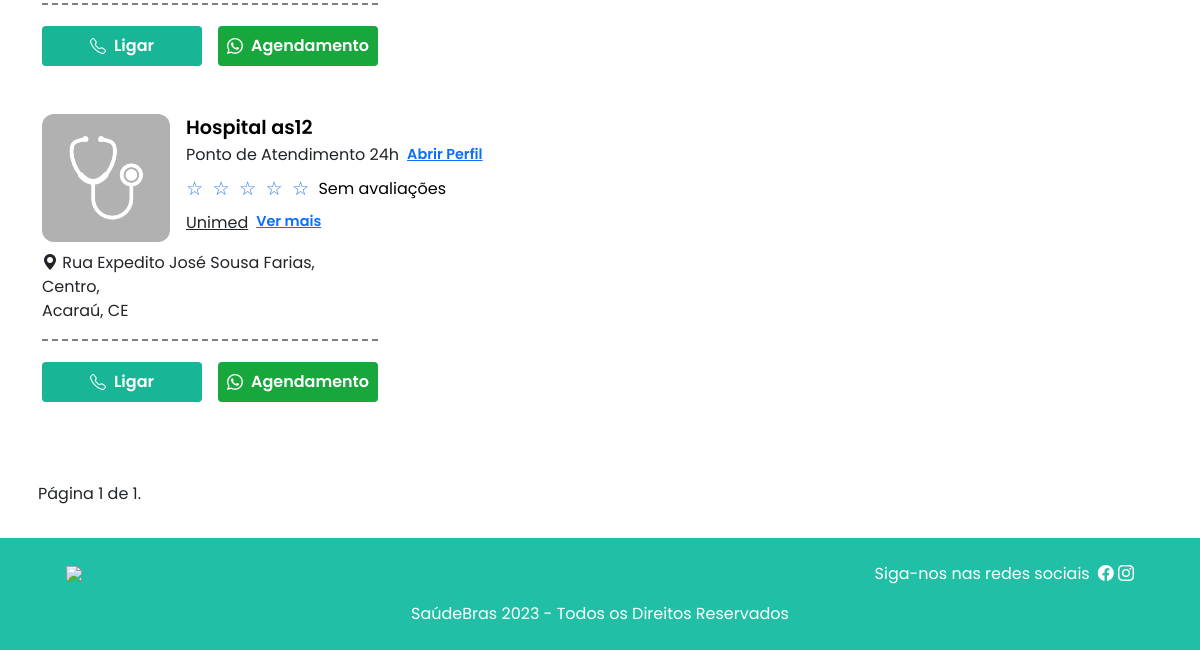
/clinicas/ (lower part), run on an earlier commit of the app's database.
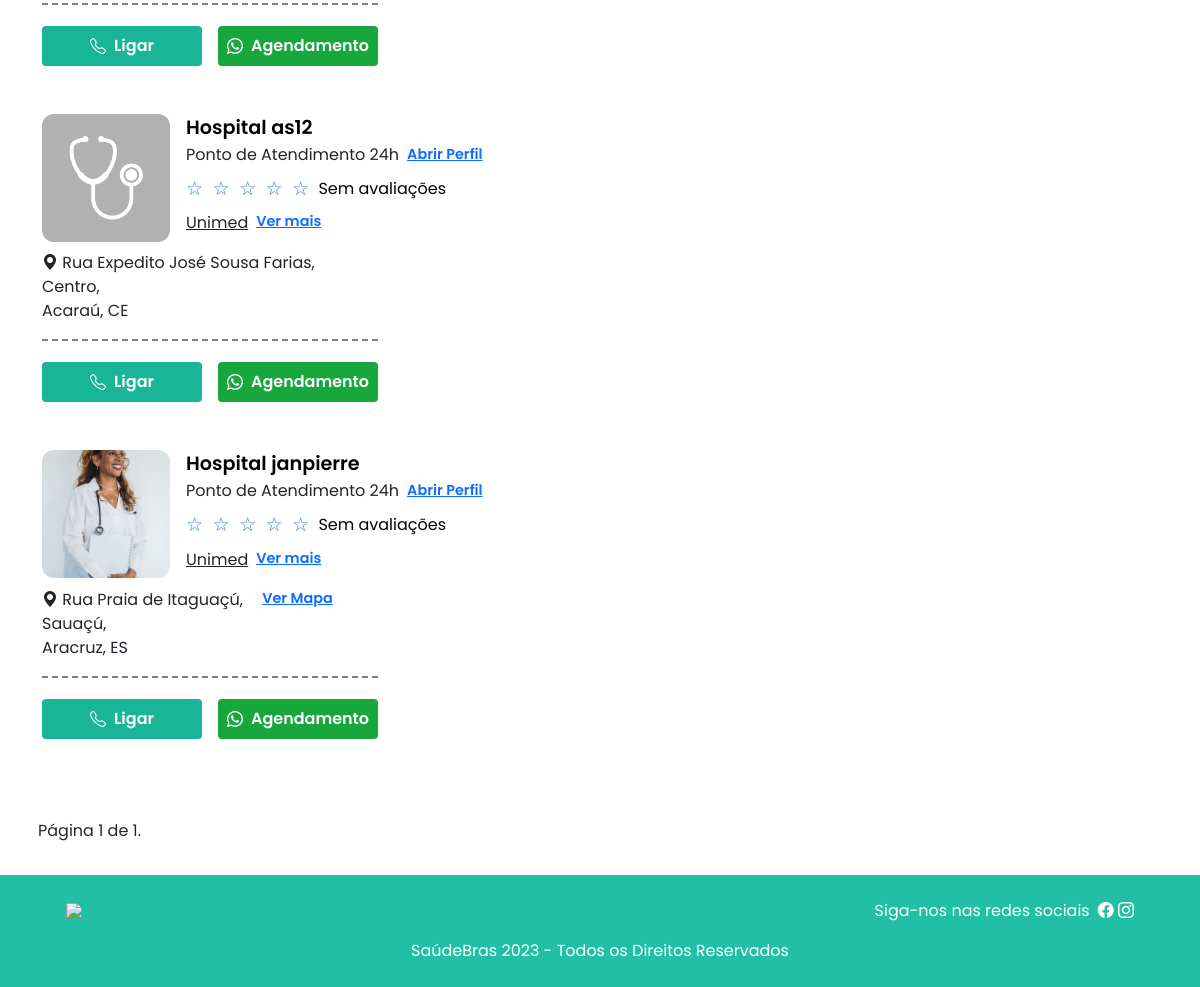
And on a later commit of the database.
### usuarios/models.py (models this page shows, shortened)
class CustomUser(AbstractBaseUser, PermissionsMixin):
    nome = models.CharField(_('nome'), max_length=30, blank=True)
    sobrenome = models.CharField(_('sobrenome'), max_length=30, blank=True)
    email = models.EmailField(_('email address'), unique=True)
    username = models.CharField(_('cpf'), max_length=30, unique=True)
    telefone = models.CharField(_('telefone'), max_length=20, blank=True)
    date_joined = models.DateTimeField(_('date joined'), default=timezone.now)
    is_staff = models.BooleanField(_('staff status'), default=False)
    email_verification_token = models.UUIDField(default=uuid.uuid4, editable=False)
    email_verified = models.BooleanField(default=True)
    stripe_customer_id = models.CharField(max_length=50, blank=True, null=True)
    objects = CustomUserManager()
    USERNAME_FIELD = 'email'
    REQUIRED_FIELDS = ['username']
    class Meta:
        verbose_name = _('user')
        verbose_name_plural = _('users')
    groups = models.ManyToManyField(
        'auth.Group',
        verbose_name=_('groups'),
        blank=True,
        help_text=_('The groups this user belongs to. A user will get all permissions granted to each of their groups.'),
        related_name="customuser_groups",
        related_query_name="customuser",
    )
    user_permissions = models.ManyToManyField(
        'auth.Permission',
        verbose_name=_('user permissions'),
        blank=True,
        help_text=_('Specific permissions for this user.'),
        related_name="customuser_user_permissions",
        related_query_name="customuser",
    )

class Clinica(CustomUser):
    is_active = models.BooleanField(_('active'), default=False)
    estados = models.ManyToManyField('Estado', blank=True)
    cidades = models.ManyToManyField('Cidade', blank=True)
    bairros = models.ManyToManyField('Bairro', blank=True)
    convenios = models.ManyToManyField('Convenio', blank=True)
    tipo_clinica = models.ManyToManyField('TipoClinica', blank=True)
    tipo_profissional = models.ManyToManyField('TipoProfissional', blank=True)
    especialidades = models.ManyToManyField('Especialidade')
    servicos = models.ManyToManyField('Servico', blank=True)
    idiomas = models.ManyToManyField('Idioma', blank=True)
    foto = models.ImageField(upload_to='images/', blank=True, null=True, default="/images/unknown.png")
    ceps = models.ManyToManyField(CEP, blank=True, related_name='clinicas')
    enderecos = models.ManyToManyField(Endereco, blank=True, related_name='clinicas')
    descricao = models. TextField(blank=True)
    avaliacoes = GenericRelation(Avaliacao)
    perguntas = models.ManyToManyField(PerguntaResposta, blank=True, related_name='clinicas')
    galeria = models.ManyToManyField(Foto, blank=True, related_name='clinicas')

class CustomUser(AbstractBaseUser, PermissionsMixin):
    nome = models.CharField(_('nome'), max_length=30, blank=True)
    sobrenome = models.CharField(_('sobrenome'), max_length=30, blank=True)
    email = models.EmailField(_('email address'), unique=True)
    username = models.CharField(_('cpf'), max_length=30, unique=True)
    telefone = models.CharField(_('telefone'), max_length=20, blank=True)
    date_joined = models.DateTimeField(_('date joined'), default=timezone.now)
    is_staff = models.BooleanField(_('staff status'), default=False)
    email_verification_token = models.UUIDField(default=uuid.uuid4, editable=False)
    email_verified = models.BooleanField(default=True)
    stripe_customer_id = models.CharField(max_length=50, blank=True, null=True)
    objects = CustomUserManager()
    USERNAME_FIELD = 'email'
    REQUIRED_FIELDS = ['username']
    class Meta:
        verbose_name = _('user')
        verbose_name_plural = _('users')
    groups = models.ManyToManyField(
        'auth.Group',
        verbose_name=_('groups'),
        blank=True,
        help_text=_('The groups this user belongs to. A user will get all permissions granted to each of their groups.'),
        related_name="customuser_groups",
        related_query_name="customuser",
    )
    user_permissions = models.ManyToManyField(
        'auth.Permission',
        verbose_name=_('user permissions'),
        blank=True,
        help_text=_('Specific permissions for this user.'),
        related_name="customuser_user_permissions",
        related_query_name="customuser",
    )

class Convenio(models.Model):
    nome = models.CharField(max_length=100)
    tipo_profissional = models.CharField(max_length=50, choices=CONVENIO_CHOICES, blank=True)

class Endereco(models.Model):
    rua = models.CharField(max_length=255)
    numero = models.IntegerField(null=True, blank=True)
    complemento = models.CharField(max_length=50, null=True, blank=True)
    bairro = models.ForeignKey(Bairro, on_delete=models.CASCADE)
    cidade = models.ForeignKey(Cidade, on_delete=models.CASCADE)
    estado = models.ForeignKey(Estado, on_delete=models.CASCADE)
    cep = models.ForeignKey(CEP, on_delete=models.CASCADE)
    latitude = models.FloatField(null=True, blank=True)
    longitude = models.FloatField(null=True, blank=True)
    profissional = models.ForeignKey('Profissional', related_name='enderecos_fk', on_delete=models.CASCADE, null=True, blank=True)
    clinica = models.ForeignKey('Clinica', related_name='enderecos_fk', on_delete=models.CASCADE, null=True, blank=True)

class Bairro(models.Model):
    nome = models.CharField(max_length=255)
    cidade = models.ForeignKey(Cidade, on_delete=models.CASCADE)
    def __str__(self):
        return self.nome

class Cidade(models.Model):
    estado = models.ForeignKey(Estado, related_name='cidades', on_delete=models.CASCADE)
    nome = models.CharField(max_length=100)
    def __str__(self):
        return self.nome

class Estado(models.Model):
    nome = models.CharField(max_length=100)
    def __str__(self):
        return self.nome

### core/views.py (the view)
# urls.py: path('clinicas/', listar_clinicas, name='listar_clinicas'),
def listar_clinicas(request):
    q_objects = Q(is_active=True, email_verified=True)
    tipo_clinica = request.GET.get('tipo_clinica', None)
    especialidade = request.GET.get('especialidade', None)
    estados = request.GET.get('estados', None)
    tipo_profissional = request.GET.get('tipo_profissional', None)
    bairros = request.GET.getlist('bairro', None)  # Obtém uma lista de bairros
    cidades = request.GET.get('cidades', None)
    convenios = request.GET.get('convenios', None)
    if tipo_clinica:
        q_objects &= Q(tipo_clinica__nome__icontains=tipo_clinica)
    if tipo_profissional:
        q_objects &= Q(tipo_profissional__nome__icontains=tipo_profissional)
    if especialidade:
        q_objects &= Q(especialidades__nome__icontains=especialidade)
    if estados:
        q_objects &= Q(estados__nome__icontains=estados)
    if cidades:
        q_objects &= Q(cidades__nome__icontains=cidades)
    if bairros:
        q_objects &= Q(bairro__nome__in=bairros)
    if convenios:
        q_objects &=Q(convenios__nome__icontains=convenios)
    avaliacoes = Clinica.objects.aggregate(media=Avg('avaliacoes__rating'), total_avaliacoes=Count('avaliacoes'))
    print("Média Geral das Clínicas:", avaliacoes)
    queryset = Clinica.objects.filter(q_objects).annotate(
        media=Avg('avaliacoes__rating'),  # Média das avaliações para cada clínica
        total_avaliacoes=Count('avaliacoes')  # Total de avaliações para cada clínica
    ).order_by('nome')
    has_emergency_subquery = Clinica.tipo_clinica.through.objects.filter(
        clinica_id=OuterRef('id'),
        tipoclinica__nome__icontains='Emergência'
    )
    queryset = queryset.annotate(has_emergency=Exists(has_emergency_subquery))
    paginator = Paginator(queryset, 10)
    page = request.GET.get('page')
    try:
        clinicas = paginator.page(page)
    except PageNotAnInteger:
        clinicas = paginator.page(1)
    except EmptyPage:
        clinicas = paginator.page(paginator.num_pages)
    context = {
        'clinicas': clinicas,
        'avaliacao': avaliacoes['media'],
        'total_avaliacoes': avaliacoes['total_avaliacoes']
    }
    return render(request, 'core/listar_clinicas.html', context)

### saudebras/templates/core/listar_clinicas.html (shortened to what this page needs)
{% extends 'core/base.html' %}
{% load static %}
{% block 'conteudo' %}
        <div class="container mt-5 d-flex justify-content-between" style=" flex-grow:1;">
          <div class="clinicaDiv">
          {% for clinica in clinicas %}
          <div class="mb-5">
            <div class="d-flex flex-column align-items-start justify-content-center">
            <div class="d-flex" style="gap:1rem;">
              <img class="profImg" style="width: 8rem; height:8rem; object-fit:cover; border-radius:12px;" src="{{ clinica.foto.url }}">
              <div class="d-flex flex-column">
                <span style="color:#000 !important; font-size:1.2rem !important; font-weight:600;">{% if not clinica.has_emergency %}Laboratório{% else %}Hospital{% endif %}
                 {{ clinica.nome }}</span>
                <div class="d-flex mb-2">
                  {% if not clinica.has_emergency %}Exames{% else %}Ponto de Atendimento 24h{% endif %}
                <a class="verProf d-flex align-items-center text-center justify-content-center"  style="text-decoration: underline !important; font-size:.9rem; font-weight:600; margin-left:.5rem;" href="{% url 'perfil_clinica' clinica.id %}">Abrir Perfil</a>
              </div>
              {% load floor %}
<span style="font-size:1rem; color:#000 !important;">
    <div class="rating-display d-flex align-items-center mb-2">
        <div class="rating">
            {% if clinica.media %}
                {% with full_stars=clinica.media|floor half_stars=clinica.media|floatformat:"-1"|slice:"-1" %}
                    {% for i in "12345"|make_list %}
                        {% if i|add:"0" <= full_stars|add:"0" %}
                            <span style="font-size:1.2rem !important;" class="star1 full">&#9733;</span>
                        {% elif i|add:"0" == full_stars|add:"0"|add:1 and half_stars == "5" %}
                            <span style="font-size:1.2rem !important;" class="star1 half">&#189;</span>
                        {% else %}
                            <span style="font-size:1.2rem !important;" class="star1">&#9734;</span>
                        {% endif %}
                    {% endfor %}
                {% endwith %}
            {% else %}
                {% for i in "12345"|make_list %}
                    <span style="font-size:1.2rem !important;" class="star1">&#9734;</span>
                {% endfor %}
            {% endif %}
        </div>
        &nbsp;{% if clinica.total_avaliacoes %} <span class="totalAV"> de {{ clinica.total_avaliacoes }} avaliações</span> {% else %}<span class="totalAV">Sem avaliações</span> {% endif %}
    </div>
</span>
            <div class="d-flex mb-3">
              {% for convenio in clinica.convenios.all %}
                {% if forloop.counter < 2 %}
                  <span style="margin-right: .5rem !important; text-decoration:underline;">{{ convenio.nome }}</span>
                {% endif %}
              {% endfor %}
              {% if clinica.convenios.all.count > 1 %}
                <a href="#" style="text-decoration: underline !important; font-size:.9rem; font-weight:600;" data-bs-toggle="modal" data-bs-target="#conveniosModal-{{ clinica.id }}">Ver mais</a>
              {% endif %}
            </div>
              </div>
            </div>
              <div class="d-flex mb-3">
                {% for enderecos in clinica.enderecos.all %}
                {% if forloop.first %}
              <span style="margin-right:  .7rem !important;"><i class="bi bi-geo-alt-fill"></i>&nbsp;{{ enderecos.rua }},<br>{{enderecos.bairro}},<br>{{enderecos.cidade}},&nbsp;{{enderecos.estado}}</span>
              {% endif %}
            {% endfor %}
            {% for enderecos in clinica.enderecos.all %}
            {%if enderecos.latitude != None and enderecos.longitude != None %}
            {% if forloop.first %}
            <a href="#" class="showMapModal"
            data-latitude="{{ enderecos.latitude }}"
            data-longitude="{{ enderecos.longitude }}" style="text-decoration: underline !important; font-size:.9rem; font-weight:600; margin-left:.5rem;">Ver Mapa</a>
            {% endif %}
                {%endif%}
                {% endfor %}
              </div>
              <div class="d-flex justify-content-start align-items-center" style="gap:1rem; max-width:100%; border-top: dashed 2px gray;
              padding-top: 1.3rem;">
              {%if user.is_authenticated%}
              <a href="tel:{{ clinica.telefone|slice:":1" }}" style="display: flex; align-items: center; gap: 0.5rem;  justify-content:center; background:#18B696; width:10rem; max-width:100%; color:#fff; border-radius:4px; font-weight:600;" class="p-2 text-center"><i class="bi bi-telephone"></i> Ligar</a>
                <a class="agendamento-btn p-2 text-center" data-phone="{{ clinica.telefone }}" data-nome="{{clinica.nome}}" style="display: flex; align-items: center; justify-content:center; gap: 0.5rem; background:#18A73D;width:10rem; max-width:100%; border-radius:4px; color:#fff; font-weight:600;" href="{{clinica.telefone}}"><i class="bi bi-whatsapp"></i> Agendamento</a>
                {%else%}
                <a href="{% url 'login' %}" style="display: flex; align-items: center; gap: 0.5rem;  justify-content:center; background:#18B696; width:10rem; max-width:100%; color:#fff; border-radius:4px; font-weight:600;" class="p-2 text-center"><i class="bi bi-telephone"></i> Ligar</a>
                <a class=" p-2 text-center" style="display: flex; align-items: center; justify-content:center; gap: 0.5rem; background:#18A73D;width:10rem; max-width:100%; border-radius:4px; color:#fff; font-weight:600;" href="{% url 'login' %}"><i class="bi bi-whatsapp"></i> Agendamento</a>
                {%endif%}
              </div>
            </div>
          </div>
        {% endfor %}
        </div>
        <div id="mapStatic" style="height: 100%; width: 30%;"></div>
      </div>
{% load url_filters %}
<div class="container p-2 mt-4 mb-4 pagination">
{% with queries=request.GET.copy %}
<div class="pagination">
    <span class="step-links">
        <span class="current">
            Página {{ clinicas.number }} de {{ clinicas.paginator.num_pages }}.
        </span>
    </span>
</div>
{% endwith %}
</div>
{% endblock %}

### saudebras/templates/core/base.html (shortened to what this page needs)
{% load static %}
<html>
  <head>
    <link rel="stylesheet" href="https://cdnjs.cloudflare.com/ajax/libs/intl-tel-input/17.0.13/css/intlTelInput.css">
    <link href="https://cdnjs.cloudflare.com/ajax/libs/lightbox2/2.11.3/css/lightbox.min.css" rel="stylesheet" />
    <link href="https://cdn.jsdelivr.net/npm/bootstrap@5.3.0/dist/css/bootstrap.min.css" rel="stylesheet">
    <link rel="stylesheet" href="https://cdnjs.cloudflare.com/ajax/libs/bootstrap-icons/1.11.1/font/bootstrap-icons.min.css" />
    <link rel="stylesheet" href="{%static 'css/home.css' %}">
    <link rel="stylesheet" href="https://cdnjs.cloudflare.com/ajax/libs/fancybox/3.5.7/jquery.fancybox.min.css" />
    <link rel="stylesheet" href="https://code.jquery.com/ui/1.13.0/themes/base/jquery-ui.css">
    <link rel="stylesheet" href="https://cdnjs.cloudflare.com/ajax/libs/OwlCarousel2/2.3.4/assets/owl.carousel.min.css" />
    <link rel="stylesheet" href="https://cdnjs.cloudflare.com/ajax/libs/OwlCarousel2/2.3.4/assets/owl.theme.default.css" />
    <link rel="stylesheet" href="https://cdnjs.cloudflare.com/ajax/libs/font-awesome/6.4.0/css/all.min.css" />
</head>
   <body>
    {% block  'conteudo' %}{% endblock  %}
    <footer>
        <div class="container">
          <div class=" p-4">
            <div class="w-100 footer-flex mb-3">
              <img style="max-height:3rem;" src="{%static 'img/saudebrasBranco.png' %}">
              <div class="footer-flex">
                <span style="color:#fff !important;">Siga-nos nas redes sociais </span><span> <i style="color:#fff;" class="bi bi-facebook"></i>&nbsp;<i style="color:#fff;" class="bi bi-instagram"></i></span>
              </div>
            </div>
            <div class="text-center d-flex align-items-center justify-content-center ">
            <span style="text-align: center; color: #fff;">SaúdeBras 2023 - Todos os Direitos Reservados</span>
            </div>
          </div>
        </div>
      </footer>
    </body>
</html>

What changed in the data, as far as the page shows it:
added Clinica: foto (picture), shows "Hospital", nome "janpierre", shows "Ponto de Atendimento 24h", shows "Sem avaliações", Convenio (nome "Unimed")
added Endereco: rua "Rua Praia de Itaguaçú", bairro "Sauaçú", cidade "Aracruz", estado "ES"
